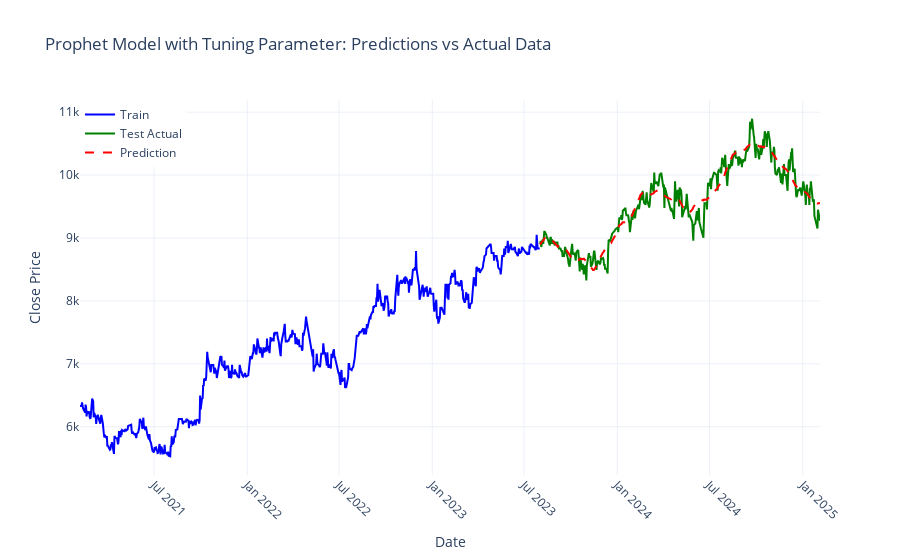

Notebook source saved alongside this figure:
### Code cell
import plotly.graph_objects as go
import plotly.io as pio

pio.templates.default = "plotly_white"
fig = go.Figure()

# Plot training data
fig.add_trace(go.Scatter(
    x=df_train['ds'], 
    y=df_train['y'], 
    mode='lines', 
    name='Train',
    line=dict(color='blue')
))

# Plot actual test data
fig.add_trace(go.Scatter(
    x=df_test['ds'], 
    y=df_test['y'], 
    mode='lines', 
    name='Test Actual',
    line=dict(color='green')
))

# Plot predictions
fig.add_trace(go.Scatter(
    x=best_forecast['ds'], 
    y=best_forecast['yhat'], 
    mode='lines', 
    name='Prediction',
    line=dict(color='red', dash='dash')
))

# Update layout
fig.update_layout(
    title='Prophet Model with Tuning Parameter: Predictions vs Actual Data',
    xaxis_title='Date',
    yaxis_title='Close Price',
    xaxis=dict(tickangle=45),
    legend=dict(x=0, y=1),
    template="plotly_white"
)

# Show figure
fig.show()
print(best_params)

### Figure 1 — Plotly figure (JSON) as saved in the notebook; plotly's stock layout.template omitted (floating-point values rounded to 4 significant figures; data arrays with more than 128 entries replaced by an {"elided": "..."} marker saying what was removed)
{"data": [{"line": {"color": "blue"}, "mode": "lines", "name": "Train", "type": "scatter", "x": {"elided": "604 str values"}, "y": {"elided": "604 float values"}}, {"line": {"color": "green"}, "mode": "lines", "name": "Test Actual", "type": "scatter", "x": {"elided": "362 str values"}, "y": {"elided": "362 float values"}}, {"line": {"color": "red", "dash": "dash"}, "mode": "lines", "name": "Prediction", "type": "scatter", "x": {"elided": "362 str values"}, "y": {"elided": "362 float values"}}], "layout": {"autosize": true, "legend": {"x": 0, "y": 1}, "title": {"text": "Prophet Model with Tuning Parameter: Predictions vs Actual Data"}, "xaxis": {"autorange": true, "range": ["2021-02-05", "2025-02-04"], "tickangle": 45, "title": {"text": "Date"}, "type": "date"}, "yaxis": {"autorange": true, "range": [5233.0, 11190.0], "title": {"text": "Close Price"}, "type": "linear"}}}
